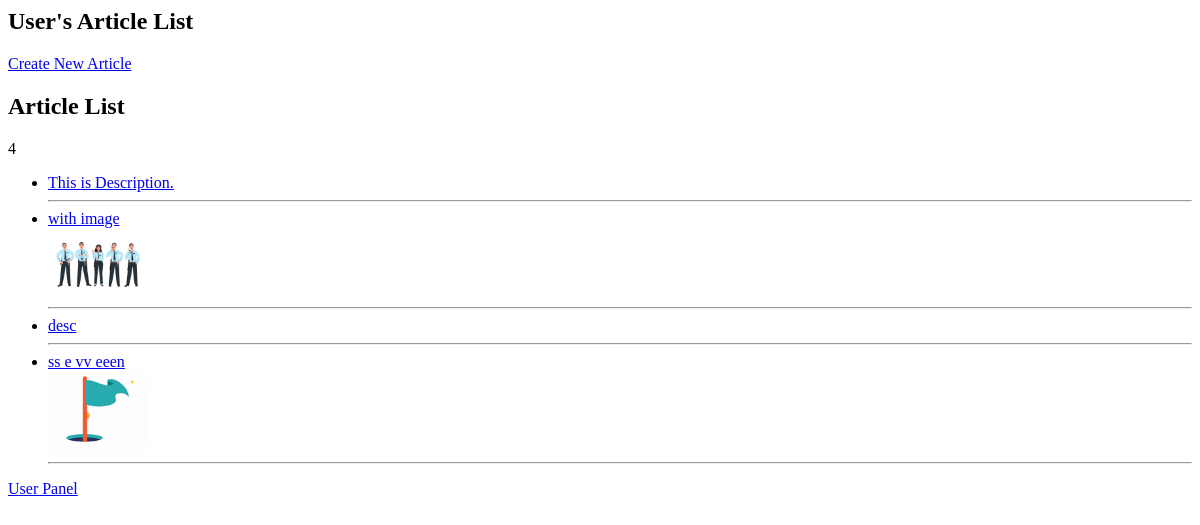
/article-list/ (signed in), run on an earlier commit of the app's database.
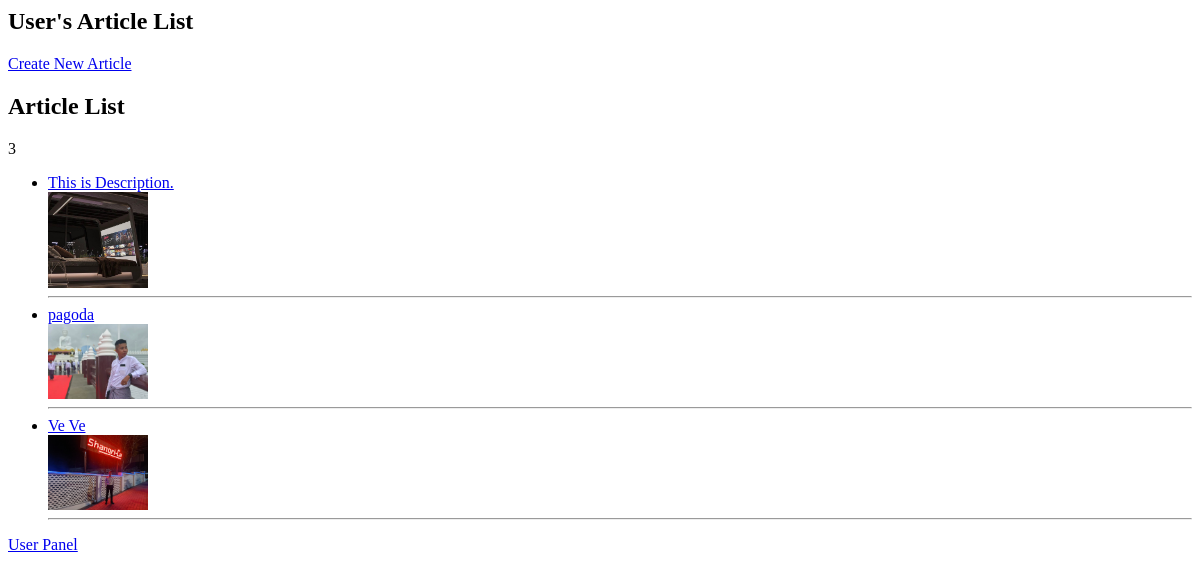
And on a later commit of the database.
### users/models.py (models this page shows, shortened)
class Article(models.Model):
    user_profile_info = models.ForeignKey(UserProfileInfo, on_delete=models.CASCADE)
    description = models.TextField()
    media = models.FileField(upload_to='article_pictures/', blank=True, null=True)

### users/views.py (the view)
# urls.py: path("article-list/", views.article_list, name="article_list"),
def article_list(request):
    user = request.user
    user_profile =  None # UserProfileInfo.objects.get(user=user)
    articles = []
    try:
        user_profile = UserProfileInfo.objects.get(user=user)
        articles = Article.objects.filter(user_profile_info = user_profile)
    except ObjectDoesNotExist:
        user_profile = None
    context = {
        "user_profile" : user_profile,
        "articles" : articles,
    }
    return render(request, 'articles/article_list.html', context)

### users/templates/articles/article_list.html
<h2>User's Article List</h2>
<a href="{% url 'create_article' %}">Create New Article</a>
<h2>Article List</h2>
{{ articles|length }}
<ul>
    {% for article in articles %}
        <li>
            <a href="{% url 'article_detail' article.id %}" >
                {{ article.description }}
            </a>
            {% if article.media|length > 0 %}
                <br>
                <img src="{{ article.media.url }}" width="100px" />
            {% endif %}
            <hr>
        </li>
    {% endfor %}
</ul>
<a href="{% url 'user_panel' %}" >User Panel</a>

What changed in the data, as far as the page shows it:
removed Article: description "with image", media (picture)
changed Article "This is Description.": media: picture added
changed Article: description "desc" → "pagoda"; media: picture added
changed Article (number 3 of 3 on the later page): description "ss e vv eeen" → "Ve Ve"; media: a different picture
Also different on the page:
{{ articles|length }}: "4" → "3"
